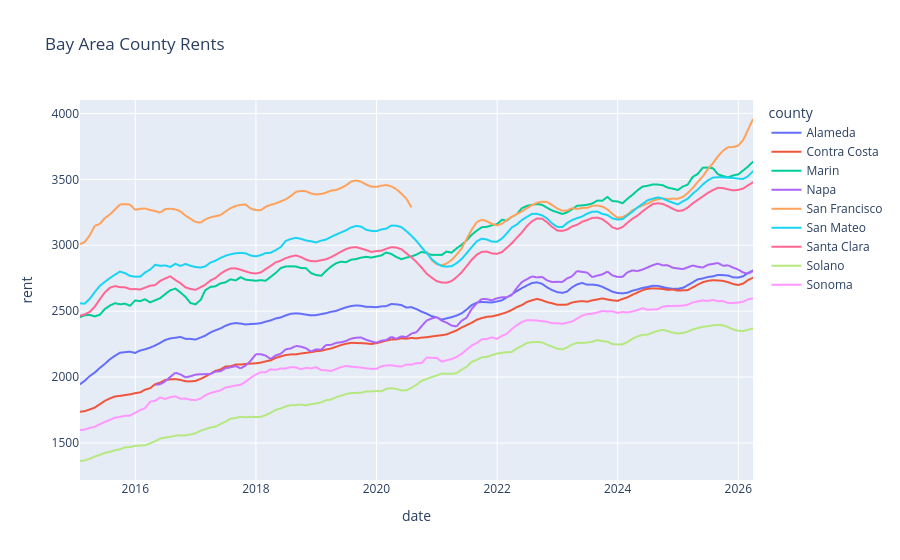

Source (notebook cell):
### Code cell
fig = px.line(
    rent,
    x="date",
    y="rent",
    color="county",
    title="Bay Area County Rents"
)
fig.show()

### Figure 1 — Plotly figure (JSON) as saved in the notebook; plotly's stock layout.template omitted (floating-point values rounded to 4 significant figures; data arrays with more than 128 entries replaced by an {"elided": "..."} marker saying what was removed)
{"data": [{"hovertemplate": "county=Alameda<br>date=%{x}<br>rent=%{y}<extra></extra>", "legendgroup": "Alameda", "line": {"color": "#636efa", "dash": "solid"}, "marker": {"symbol": "circle"}, "mode": "lines", "name": "Alameda", "showlegend": true, "type": "scattergl", "x": {"elided": "135 str values"}, "xaxis": "x", "y": {"elided": "135 float values"}, "yaxis": "y"}, {"hovertemplate": "county=Contra Costa<br>date=%{x}<br>rent=%{y}<extra></extra>", "legendgroup": "Contra Costa", "line": {"color": "#EF553B", "dash": "solid"}, "marker": {"symbol": "circle"}, "mode": "lines", "name": "Contra Costa", "showlegend": true, "type": "scattergl", "x": {"elided": "135 str values"}, "xaxis": "x", "y": {"elided": "135 float values"}, "yaxis": "y"}, {"hovertemplate": "county=Marin<br>date=%{x}<br>rent=%{y}<extra></extra>", "legendgroup": "Marin", "line": {"color": "#00cc96", "dash": "solid"}, "marker": {"symbol": "circle"}, "mode": "lines", "name": "Marin", "showlegend": true, "type": "scattergl", "x": {"elided": "135 str values"}, "xaxis": "x", "y": {"elided": "135 float values"}, "yaxis": "y"}, {"hovertemplate": "county=Napa<br>date=%{x}<br>rent=%{y}<extra></extra>", "legendgroup": "Napa", "line": {"color": "#ab63fa", "dash": "solid"}, "marker": {"symbol": "circle"}, "mode": "lines", "name": "Napa", "showlegend": true, "type": "scattergl", "x": {"elided": "135 str values"}, "xaxis": "x", "y": {"elided": "135 float values"}, "yaxis": "y"}, {"hovertemplate": "county=San Francisco<br>date=%{x}<br>rent=%{y}<extra></extra>", "legendgroup": "San Francisco", "line": {"color": "#FFA15A", "dash": "solid"}, "marker": {"symbol": "circle"}, "mode": "lines", "name": "San Francisco", "showlegend": true, "type": "scattergl", "x": {"elided": "135 str values"}, "xaxis": "x", "y": {"elided": "135 float values"}, "yaxis": "y"}, {"hovertemplate": "county=San Mateo<br>date=%{x}<br>rent=%{y}<extra></extra>", "legendgroup": "San Mateo", "line": {"color": "#19d3f3", "dash": "solid"}, "marker": {"symbol": "circle"}, "mode": "lines", "name": "San Mateo", "showlegend": true, "type": "scattergl", "x": {"elided": "135 str values"}, "xaxis": "x", "y": {"elided": "135 float values"}, "yaxis": "y"}, {"hovertemplate": "county=Santa Clara<br>date=%{x}<br>rent=%{y}<extra></extra>", "legendgroup": "Santa Clara", "line": {"color": "#FF6692", "dash": "solid"}, "marker": {"symbol": "circle"}, "mode": "lines", "name": "Santa Clara", "showlegend": true, "type": "scattergl", "x": {"elided": "135 str values"}, "xaxis": "x", "y": {"elided": "135 float values"}, "yaxis": "y"}, {"hovertemplate": "county=Solano<br>date=%{x}<br>rent=%{y}<extra></extra>", "legendgroup": "Solano", "line": {"color": "#B6E880", "dash": "solid"}, "marker": {"symbol": "circle"}, "mode": "lines", "name": "Solano", "showlegend": true, "type": "scattergl", "x": {"elided": "135 str values"}, "xaxis": "x", "y": {"elided": "135 float values"}, "yaxis": "y"}, {"hovertemplate": "county=Sonoma<br>date=%{x}<br>rent=%{y}<extra></extra>", "legendgroup": "Sonoma", "line": {"color": "#FF97FF", "dash": "solid"}, "marker": {"symbol": "circle"}, "mode": "lines", "name": "Sonoma", "showlegend": true, "type": "scattergl", "x": {"elided": "135 str values"}, "xaxis": "x", "y": {"elided": "135 float values"}, "yaxis": "y"}], "layout": {"legend": {"title": {"text": "county"}, "tracegroupgap": 0}, "title": {"text": "Bay Area County Rents"}, "xaxis": {"anchor": "y", "domain": [0, 1], "title": {"text": "date"}}, "yaxis": {"anchor": "x", "domain": [0, 1], "title": {"text": "rent"}}}}
